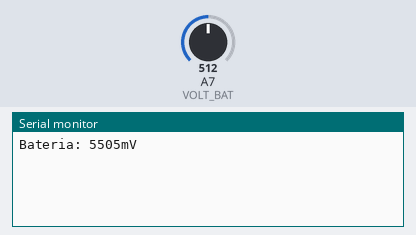
Simulated run of this sketch. Board: Arduino Nano, built with avr-gcc and run on an emulated ATmega328P. Shown: the last lines printed to the serial monitor. The test bench sets the inputs (shaded band); at power-on: A7 (VOLT_BAT) = 512.

Above: at 1.8 s.
1.9 s: A7 (VOLT_BAT) set to 716
At 2.8 s:
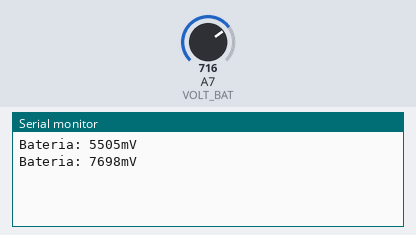
3.4 s: A7 (VOLT_BAT) set to 900
At 4.4 s:
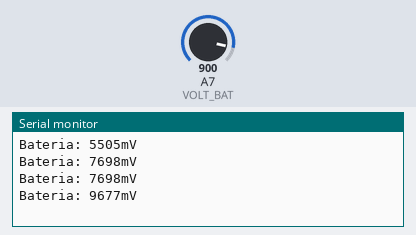
Timing chart, 0 to 6.4 s (numbered marks = the images above; inputs shaded):
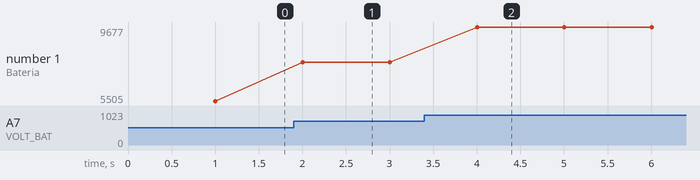

The sketch:

bateria.ino
```cpp
/*
*  Exemplo referente a questão 1.3 de Atividades.txt
*
*  - Lê a tensão da bateria em mV e transmite via serial.
*
*  Objetivo: Utilizar conversor analógico-digital.
*
*/
/* ****************************************************************** */

#include <avr/io.h>
#include <avr/pgmspace.h>

/* ****************************************************************** */
/* *** Definições diversas ****************************************** */


#define SSPEED        115200   // Velocidade da interface serial

/* ****************************************************************** */
/* Estas são as conexões de hardware mapeadas aos pinos do Arduino ** */

#define LED         4      // Led conectado a uma saída digital

#define RADIO_CE    7      // Pino CE do módulo de rádio
#define RADIO_CS    8      // Pino CS do módulo do rádio
#define RADIO_A0   A4      // Bit 0 do end. do rádio (LOW = ligado)
#define RADIO_A1   A5      // Bit 1 do end. do rádio (LOW = ligado)

#define IRQ_ENC_A   2      // Pino de interrupção do Encoder A
#define IRQ_ENC_B   3      // Pino de interrupção do Encoder B
#define IRQ_RADIO   5      // Pino de interrupção do Rádio

#define HBRID_EN    6      // Habilita a ponte H (High)
#define MTR_AIN1   A2      // Bit 0 - Controle da ponte H do Motor A
#define MTR_AIN2   A3      // Bit 1 - Controle da ponte H do Motor A
#define MTR_BIN1   A1      // Bit 0 - Controle da ponte H do Motor B
#define MTR_BIN2   A0      // Bit 1 - Controle da ponte H do Motor B
#define MTR_PWMA    9      // Sinal de PWM para controle  do Motor A
#define MTR_PWMB   10      // Sinal de PWM para controle  do Motor B

#define VOLT_BAT   A7      // Tensão da bateria -> Vcc/10

/* ******************************************************************* */
/* Definições de estruturas de dados ( funcionais, status e controle ) */


typedef struct {
    uint32_t last_10ms   = 0;   // Controle das tarefas executadas a cada 10ms
    uint32_t last_100ms  = 0;   // Controle das tarefas executadas a cada 100ms
    uint32_t last_1000ms = 0;   // Controle das tarefas executadas a cada 1000ms
} TasksTCtr;

/* ******************************************************************* */
/* *** Variáveis globais e instanciações ***************************** */


TasksTCtr tasks;		// Contagem de tempo para execução de tarefas


/* ******************************************************************* */
/* *** Protótipos das funções **************************************** */

uint16_t get_volt_bat( void );


/* ******************************************************************* */
/* *** SETUP ********************************************************* */

void setup() {

    Serial.begin(115200);        // Inicialização da com. serial

    analogReference(INTERNAL);   // Referência dos ADCs (fundo de escala = 1.1V)

}


/* ******************************************************************* */
/* *** LOOP PRINCIPAL ************************************************ */

void loop() {

    // ******************************************************* //
    // Tarefas que devem ser executadas em intervalos de 10ms
    if( (millis() - tasks.last_10ms) > 10 ){
        tasks.last_10ms = millis();


    }
    // ******************************************************* //
    // Tarefas que devem ser executadas em intervalos de 100ms
    if( (millis() - tasks.last_100ms) > 100 ){
        tasks.last_100ms = millis();


    }
    // ******************************************************* //
    // Tarefas que devem ser executadas em intervalos de 1000ms
    if( (millis() - tasks.last_1000ms) > 1000 ){
        tasks.last_1000ms = millis();

		// Envia tensão da bateria via serial
		Serial.print("Bateria: ");
		Serial.print( get_volt_bat() );
		Serial.println("mV");

    }
    // ******************************************************* //
}


/* ******************************************************************* */
/* *** FUNÇÕES (implementações) ************************************** */


uint16_t get_volt_bat( ) {

    uint16_t adc =  0;

    // Cada valor lido pelo ADC faz referência a
    // 1/10 do valor de tensão real das baterias.
    for (int i = 0; i < 10; i++){
        adc += analogRead(VOLT_BAT);
        delayMicroseconds(100);
    }
    // Fundo de escala do ADC = 1.1V
    // Resolução do ADC = 10 bits (2^10)
    // Resultado em milivolts
    return (uint16_t)((adc*1.1/1023.0)*1000.0);

}

/* ****************************************************************** */
/* ****************************************************************** */
```

Measured:
- after the input at 1.9 s, the serial monitor: prints a new line after 0.10 s (image 1)
- after the input at 3.4 s, the serial monitor: prints a new line after 0.61 s (image 2)
- plotted number 1: 5505 → 7698 after the input at 1.9 s, 7698 → 9677 after the input at 3.4 s
